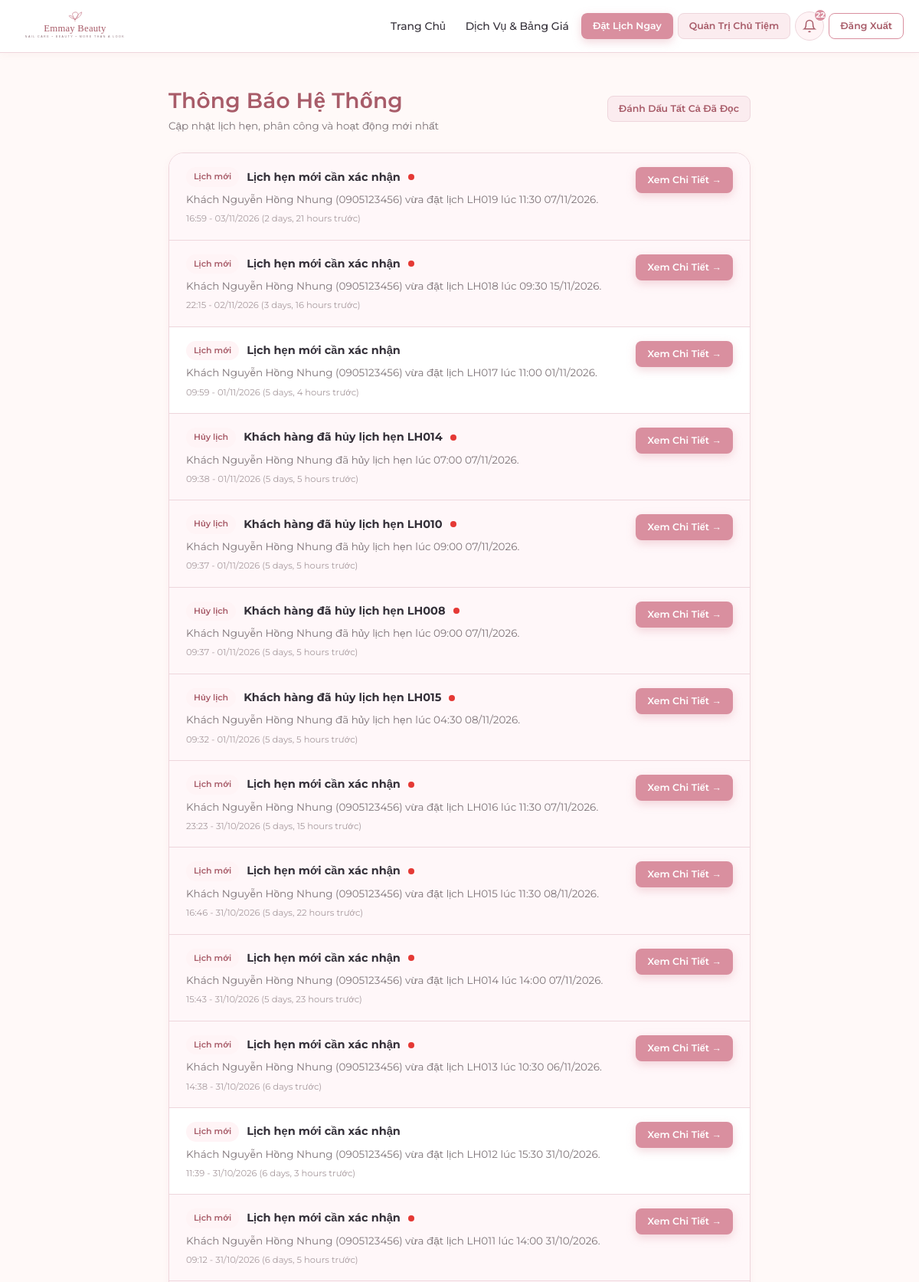
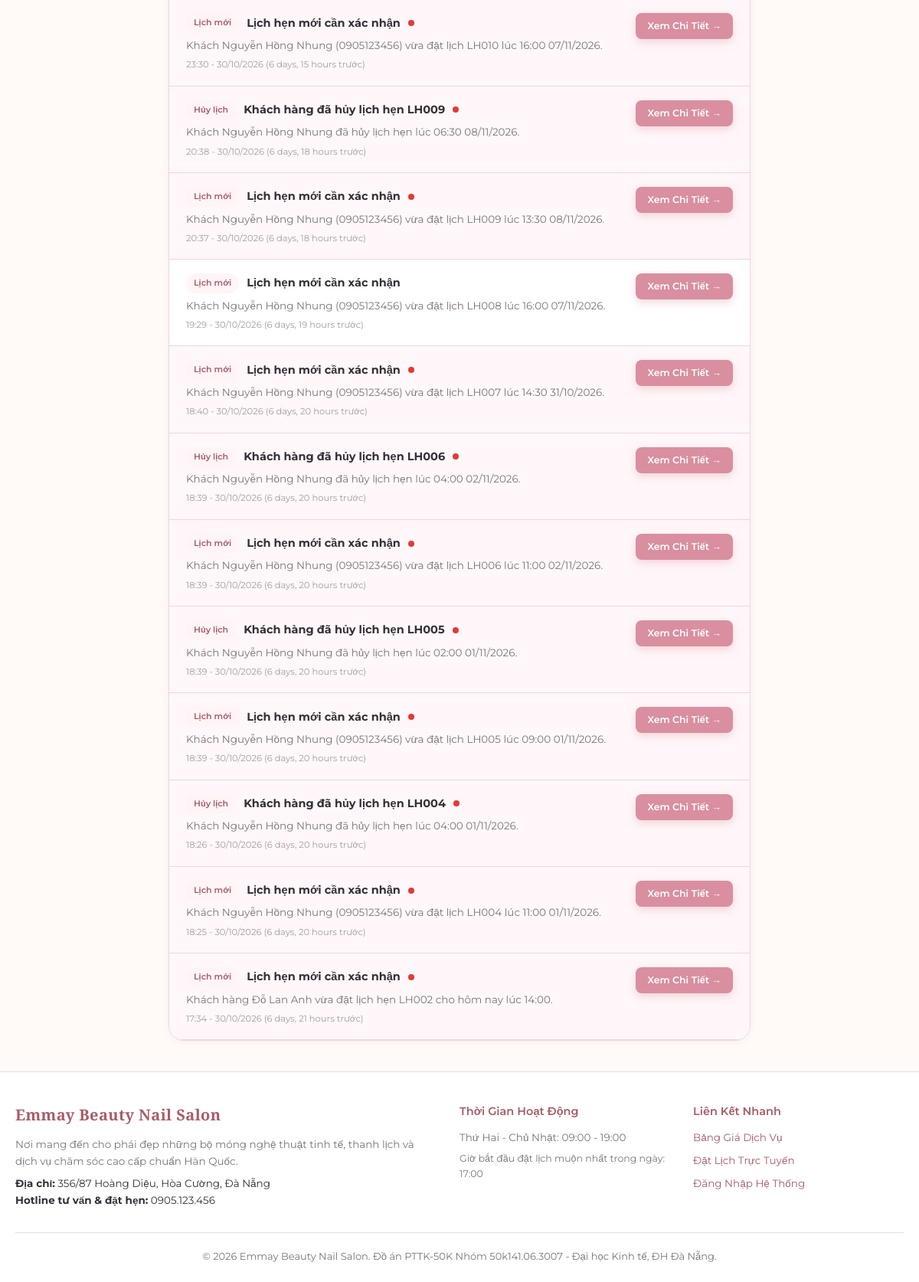
The app's page /notifications/ (signed in) with its own data (2 pictures, top to bottom).
### apps/notifications/models.py (models this page shows, shortened)
class ThongBao(models.Model):
    LOAI_THONG_BAO_CHOICES = [
        ('Lịch mới', 'Lịch mới'),
        ('Đổi lịch', 'Đổi lịch'),
        ('Hủy lịch', 'Hủy lịch'),
        ('Phân công', 'Phân công'),
        ('Từ chối', 'Từ chối'),
        ('Trạng thái', 'Trạng thái'),
        ('Hệ thống', 'Hệ thống'),
    ]
    ma_thong_bao = models.CharField(max_length=10, primary_key=True, verbose_name='Mã thông báo')
    tai_khoan = models.ForeignKey(TaiKhoan, on_delete=models.CASCADE, related_name='thong_bao', verbose_name='Tài khoản nhận')
    tieu_de = models.CharField(max_length=150, verbose_name='Tiêu đề')
    noi_dung = models.TextField(verbose_name='Nội dung chi tiết')
    loai_thong_bao = models.CharField(max_length=50, choices=LOAI_THONG_BAO_CHOICES, verbose_name='Loại thông báo')
    lien_ket = models.CharField(max_length=255, blank=True, null=True, verbose_name='Đường dẫn liên kết')
    da_doc = models.BooleanField(default=False, verbose_name='Đã đọc')
    thoi_diem_tao = models.DateTimeField(auto_now_add=True, verbose_name='Thời điểm tạo')
    class Meta:
        db_table = 'ThongBao'
        verbose_name = 'Thông Báo'
        verbose_name_plural = 'Thông Báo'
        ordering = ['-thoi_diem_tao']

### apps/notifications/views.py (the view)
# urls.py: path('', views.notifications_list_view, name='list'),
@login_required
def notifications_list_view(request):
    tai_khoan = getattr(request.user, 'tai_khoan', None)
    if not tai_khoan:
        notifications = []
    else:
        notifications = ThongBao.objects.filter(tai_khoan=tai_khoan).order_by('-thoi_diem_tao')
    return render(request, 'notifications/list.html', {
        'notifications': notifications,
    })

### apps/notifications/context_processors.py (called while the page is built)
def notifications_processor(request):
    context = {
        'unread_notifications_count': 0,
        'recent_notifications': [],
    }
    if request.user.is_authenticated:
        try:
            tai_khoan = getattr(request.user, 'tai_khoan', None)
            if tai_khoan:
                user_notifications = ThongBao.objects.filter(tai_khoan=tai_khoan)
                context['unread_notifications_count'] = user_notifications.filter(da_doc=False).count()
                context['recent_notifications'] = user_notifications.order_by('-thoi_diem_tao')[:8]
        except Exception:
            pass
    return context

### templates/notifications/list.html (shortened to what this page needs)
{% extends 'base.html' %}
{% block content %}
<div style="max-width: 800px; margin: 40px auto; padding: 0 20px;">
  <div style="display: flex; justify-content: space-between; align-items: center; margin-bottom: 24px;">
    <div>
      <h1 style="font-size: 28px; color: var(--dark-rose);">Thông Báo Hệ Thống</h1>
      <p style="color: var(--text-muted); font-size: 13.5px;">Cập nhật lịch hẹn, phân công và hoạt động mới nhất</p>
    </div>
    <div>
      <a href="{% url 'notifications:mark_all_read' %}" class="btn btn-secondary btn-sm">
        Đánh Dấu Tất Cả Đã Đọc
      </a>
    </div>
  </div>
  <div class="card" style="padding: 0; overflow: hidden;">
    <ul style="list-style: none; padding: 0; margin: 0;">
      {% for n in notifications %}
        <li style="border-bottom: 1px solid var(--border-pink); padding: 18px 22px; background: {% if not n.da_doc %}#FFF7F9{% else %}#FFFFFF{% endif %}; display: flex; justify-content: space-between; align-items: flex-start; gap: 14px;">
          <div style="flex: 1;">
            <div style="display: flex; align-items: center; gap: 10px; margin-bottom: 6px;">
              <span class="badge" style="background: var(--light-pink); color: var(--dark-rose); font-size: 11px;">
                {{ n.loai_thong_bao }}
              </span>
              <strong style="font-size: 14.5px; color: var(--text-main);">{{ n.tieu_de }}</strong>
              {% if not n.da_doc %}
                <span style="width: 8px; height: 8px; border-radius: 50%; background: #E53935; display: inline-block;"></span>
              {% endif %}
            </div>
            <p style="color: var(--text-muted); font-size: 13.5px; margin-bottom: 6px; line-height: 1.5;">
              {{ n.noi_dung }}
            </p>
            <div style="font-size: 11.5px; color: #A89B9F;">
              {{ n.thoi_diem_tao|date:"H:i - d/m/Y" }} ({{ n.thoi_diem_tao|timesince }} trước)
            </div>
          </div>
          <div>
            {% if n.lien_ket %}
              <a href="{% url 'notifications:mark_read' n.pk %}" class="btn btn-primary btn-sm">
                Xem Chi Tiết &rarr;
              </a>
            {% endif %}
          </div>
        </li>
      {% empty %}
        <li style="text-align: center; padding: 50px 20px; color: var(--text-muted);">
          Bạn chưa có thông báo nào.
        </li>
      {% endfor %}
    </ul>
  </div>
</div>
{% endblock %}

### static/css/style.css (style rules this page uses)
:root { --primary-rose: #C97F8E; --btn-rose: #D98F9F; --btn-rose-hover: #C57B8C; --dark-rose: #A85C69; --deep-rose: #8C4350; --blush-pink: #F5DDE2; --soft-pink: #FBECEF; --light-pink: #FFF4F6; --ivory-white: #FFF9F8; --card-bg: #FFFFFF; --text-main: #343039; --text-muted: #7E7478; --text-light: #A3969B; --border-pink: #EED6DC; --border-focus: #D98F9F; --status-pending: #E09F3E; --status-pending-bg: #FFF5E6; --status-confirmed: #4A90E2; --status-confirmed-bg: #EBF4FC; --status-completed: #2E7D32; --status-completed-bg: #EAF5EA; --status-canceled: #C62828; --status-canceled-bg: #FDE8E8; --status-noshow: #757575; --status-noshow-bg: #EEEEEE; --font-heading: 'Playfair Display', serif; --font-body: 'Montserrat', sans-serif; --shadow-sm: 0 2px 8px rgba(201, 127, 142, 0.08); --shadow-md: 0 4px 20px rgba(168, 92, 105, 0.12); --shadow-lg: 0 10px 30px rgba(168, 92, 105, 0.16); --radius-sm: 8px; --radius-md: 14px; --radius-lg: 20px; --radius-full: 9999px; }
* { margin: 0; padding: 0; box-sizing: border-box; }
body { font-family: var(--font-body); font-size: 14.5px; line-height: 1.6; color: var(--text-main); background-color: var(--ivory-white); min-height: 100vh; display: flex; flex-direction: column; }
h1, h2, h3, h4, h5, h6, input, button, select, textarea, table, th, td { font-family: var(--font-body); }
h1, h2, h3 { color: var(--dark-rose); font-weight: 600; letter-spacing: 0.2px; }
a { color: var(--dark-rose); text-decoration: none; transition: all 0.2s ease; }
.btn { display: inline-flex; align-items: center; justify-content: center; gap: 8px; padding: 11px 22px; font-family: var(--font-body); font-size: 14px; font-weight: 600; border-radius: var(--radius-md); border: 1px solid transparent; cursor: pointer; transition: all 0.25s cubic-bezier(0.4, 0, 0.2, 1); text-decoration: none !important; white-space: nowrap; }
.btn-primary { background: var(--btn-rose); color: #FFFFFF !important; box-shadow: 0 4px 12px rgba(217, 143, 159, 0.35); }
.btn-secondary { background: var(--soft-pink); color: var(--dark-rose) !important; border: 1px solid var(--border-pink); }
.btn-sm { padding: 6px 14px; font-size: 12.5px; border-radius: var(--radius-sm); }
.badge { display: inline-flex; align-items: center; padding: 4px 10px; font-size: 12px; font-weight: 600; border-radius: var(--radius-full); }
.card { background: var(--card-bg); border: 1px solid var(--border-pink); border-radius: var(--radius-lg); padding: 24px; box-shadow: var(--shadow-sm); transition: box-shadow 0.25s ease; }

### records on screen
ThongBao: loai_thong_bao "Lịch mới", tieu_de "Lịch hẹn mới cần xác nhận", da_doc False (drawn), noi_dung "Khách Nguyễn Hồng Nhung (0905123456) vừa đặt lịch LH019 lúc 11:30 07/11/2026.", thoi_diem_tao "16:59 - 03/11/2026", thoi_diem_tao "2 days, 21 hours", shows "Xem Chi Tiết →"
ThongBao: loai_thong_bao "Lịch mới", tieu_de "Lịch hẹn mới cần xác nhận", da_doc False (drawn), noi_dung "Khách Nguyễn Hồng Nhung (0905123456) vừa đặt lịch LH018 lúc 09:30 15/11/2026.", thoi_diem_tao "22:15 - 02/11/2026", thoi_diem_tao "3 days, 16 hours", shows "Xem Chi Tiết →"
ThongBao: loai_thong_bao "Lịch mới", tieu_de "Lịch hẹn mới cần xác nhận", noi_dung "Khách Nguyễn Hồng Nhung (0905123456) vừa đặt lịch LH017 lúc 11:00 01/11/2026.", thoi_diem_tao "09:59 - 01/11/2026", thoi_diem_tao "5 days, 4 hours", shows "Xem Chi Tiết →"
ThongBao: loai_thong_bao "Hủy lịch", tieu_de "Khách hàng đã hủy lịch hẹn LH014", da_doc False (drawn), noi_dung "Khách Nguyễn Hồng Nhung đã hủy lịch hẹn lúc 07:00 07/11/2026.", thoi_diem_tao "09:38 - 01/11/2026", thoi_diem_tao "5 days, 5 hours", shows "Xem Chi Tiết →"
ThongBao: loai_thong_bao "Hủy lịch", tieu_de "Khách hàng đã hủy lịch hẹn LH010", da_doc False (drawn), noi_dung "Khách Nguyễn Hồng Nhung đã hủy lịch hẹn lúc 09:00 07/11/2026.", thoi_diem_tao "09:37 - 01/11/2026", thoi_diem_tao "5 days, 5 hours", shows "Xem Chi Tiết →"
ThongBao: loai_thong_bao "Hủy lịch", tieu_de "Khách hàng đã hủy lịch hẹn LH008", da_doc False (drawn), noi_dung "Khách Nguyễn Hồng Nhung đã hủy lịch hẹn lúc 09:00 07/11/2026.", thoi_diem_tao "09:37 - 01/11/2026", thoi_diem_tao "5 days, 5 hours", shows "Xem Chi Tiết →"
ThongBao: loai_thong_bao "Hủy lịch", tieu_de "Khách hàng đã hủy lịch hẹn LH015", da_doc False (drawn), noi_dung "Khách Nguyễn Hồng Nhung đã hủy lịch hẹn lúc 04:30 08/11/2026.", thoi_diem_tao "09:32 - 01/11/2026", thoi_diem_tao "5 days, 5 hours", shows "Xem Chi Tiết →"
ThongBao: loai_thong_bao "Lịch mới", tieu_de "Lịch hẹn mới cần xác nhận", da_doc False (drawn), noi_dung "Khách Nguyễn Hồng Nhung (0905123456) vừa đặt lịch LH016 lúc 11:30 07/11/2026.", thoi_diem_tao "23:23 - 31/10/2026", thoi_diem_tao "5 days, 15 hours", shows "Xem Chi Tiết →"
ThongBao: loai_thong_bao "Lịch mới", tieu_de "Lịch hẹn mới cần xác nhận", da_doc False (drawn), noi_dung "Khách Nguyễn Hồng Nhung (0905123456) vừa đặt lịch LH015 lúc 11:30 08/11/2026.", thoi_diem_tao "16:46 - 31/10/2026", thoi_diem_tao "5 days, 22 hours", shows "Xem Chi Tiết →"
ThongBao: loai_thong_bao "Lịch mới", tieu_de "Lịch hẹn mới cần xác nhận", da_doc False (drawn), noi_dung "Khách Nguyễn Hồng Nhung (0905123456) vừa đặt lịch LH014 lúc 14:00 07/11/2026.", thoi_diem_tao "15:43 - 31/10/2026", thoi_diem_tao "5 days, 23 hours", shows "Xem Chi Tiết →"
ThongBao: loai_thong_bao "Lịch mới", tieu_de "Lịch hẹn mới cần xác nhận", da_doc False (drawn), noi_dung "Khách Nguyễn Hồng Nhung (0905123456) vừa đặt lịch LH013 lúc 10:30 06/11/2026.", thoi_diem_tao "14:38 - 31/10/2026", thoi_diem_tao "6 days", shows "Xem Chi Tiết →"
ThongBao: loai_thong_bao "Lịch mới", tieu_de "Lịch hẹn mới cần xác nhận", noi_dung "Khách Nguyễn Hồng Nhung (0905123456) vừa đặt lịch LH012 lúc 15:30 31/10/2026.", thoi_diem_tao "11:39 - 31/10/2026", thoi_diem_tao "6 days, 3 hours", shows "Xem Chi Tiết →"
ThongBao: loai_thong_bao "Lịch mới", tieu_de "Lịch hẹn mới cần xác nhận", da_doc False (drawn), noi_dung "Khách Nguyễn Hồng Nhung (0905123456) vừa đặt lịch LH011 lúc 14:00 31/10/2026.", thoi_diem_tao "09:12 - 31/10/2026", thoi_diem_tao "6 days, 5 hours", shows "Xem Chi Tiết →"
ThongBao: loai_thong_bao "Lịch mới", tieu_de "Lịch hẹn mới cần xác nhận", da_doc False (drawn), noi_dung "Khách Nguyễn Hồng Nhung (0905123456) vừa đặt lịch LH010 lúc 16:00 07/11/2026.", thoi_diem_tao "23:30 - 30/10/2026", thoi_diem_tao "6 days, 15 hours", shows "Xem Chi Tiết →"
ThongBao: loai_thong_bao "Hủy lịch", tieu_de "Khách hàng đã hủy lịch hẹn LH009", da_doc False (drawn), noi_dung "Khách Nguyễn Hồng Nhung đã hủy lịch hẹn lúc 06:30 08/11/2026.", thoi_diem_tao "20:38 - 30/10/2026", thoi_diem_tao "6 days, 18 hours", shows "Xem Chi Tiết →"
ThongBao: loai_thong_bao "Lịch mới", tieu_de "Lịch hẹn mới cần xác nhận", da_doc False (drawn), noi_dung "Khách Nguyễn Hồng Nhung (0905123456) vừa đặt lịch LH009 lúc 13:30 08/11/2026.", thoi_diem_tao "20:37 - 30/10/2026", thoi_diem_tao "6 days, 18 hours", shows "Xem Chi Tiết →"
ThongBao: loai_thong_bao "Lịch mới", tieu_de "Lịch hẹn mới cần xác nhận", noi_dung "Khách Nguyễn Hồng Nhung (0905123456) vừa đặt lịch LH008 lúc 16:00 07/11/2026.", thoi_diem_tao "19:29 - 30/10/2026", thoi_diem_tao "6 days, 19 hours", shows "Xem Chi Tiết →"
ThongBao: loai_thong_bao "Lịch mới", tieu_de "Lịch hẹn mới cần xác nhận", da_doc False (drawn), noi_dung "Khách Nguyễn Hồng Nhung (0905123456) vừa đặt lịch LH007 lúc 14:30 31/10/2026.", thoi_diem_tao "18:40 - 30/10/2026", thoi_diem_tao "6 days, 20 hours", shows "Xem Chi Tiết →"
ThongBao: loai_thong_bao "Hủy lịch", tieu_de "Khách hàng đã hủy lịch hẹn LH006", da_doc False (drawn), noi_dung "Khách Nguyễn Hồng Nhung đã hủy lịch hẹn lúc 04:00 02/11/2026.", thoi_diem_tao "18:39 - 30/10/2026", thoi_diem_tao "6 days, 20 hours", shows "Xem Chi Tiết →"
ThongBao: loai_thong_bao "Lịch mới", tieu_de "Lịch hẹn mới cần xác nhận", da_doc False (drawn), noi_dung "Khách Nguyễn Hồng Nhung (0905123456) vừa đặt lịch LH006 lúc 11:00 02/11/2026.", thoi_diem_tao "18:39 - 30/10/2026", thoi_diem_tao "6 days, 20 hours", shows "Xem Chi Tiết →"
ThongBao: loai_thong_bao "Hủy lịch", tieu_de "Khách hàng đã hủy lịch hẹn LH005", da_doc False (drawn), noi_dung "Khách Nguyễn Hồng Nhung đã hủy lịch hẹn lúc 02:00 01/11/2026.", thoi_diem_tao "18:39 - 30/10/2026", thoi_diem_tao "6 days, 20 hours", shows "Xem Chi Tiết →"
ThongBao: loai_thong_bao "Lịch mới", tieu_de "Lịch hẹn mới cần xác nhận", da_doc False (drawn), noi_dung "Khách Nguyễn Hồng Nhung (0905123456) vừa đặt lịch LH005 lúc 09:00 01/11/2026.", thoi_diem_tao "18:39 - 30/10/2026", thoi_diem_tao "6 days, 20 hours", shows "Xem Chi Tiết →"
ThongBao: loai_thong_bao "Hủy lịch", tieu_de "Khách hàng đã hủy lịch hẹn LH004", da_doc False (drawn), noi_dung "Khách Nguyễn Hồng Nhung đã hủy lịch hẹn lúc 04:00 01/11/2026.", thoi_diem_tao "18:26 - 30/10/2026", thoi_diem_tao "6 days, 20 hours", shows "Xem Chi Tiết →"
ThongBao: loai_thong_bao "Lịch mới", tieu_de "Lịch hẹn mới cần xác nhận", da_doc False (drawn), noi_dung "Khách Nguyễn Hồng Nhung (0905123456) vừa đặt lịch LH004 lúc 11:00 01/11/2026.", thoi_diem_tao "18:25 - 30/10/2026", thoi_diem_tao "6 days, 20 hours", shows "Xem Chi Tiết →"
ThongBao: loai_thong_bao "Lịch mới", tieu_de "Lịch hẹn mới cần xác nhận", da_doc False (drawn), noi_dung "Khách hàng Đỗ Lan Anh vừa đặt lịch hẹn LH002 cho hôm nay lúc 14:00.", thoi_diem_tao "17:34 - 30/10/2026", thoi_diem_tao "6 days, 21 hours", shows "Xem Chi Tiết →"

### other values on screen
{{ unread_notifications_count }} "22"
